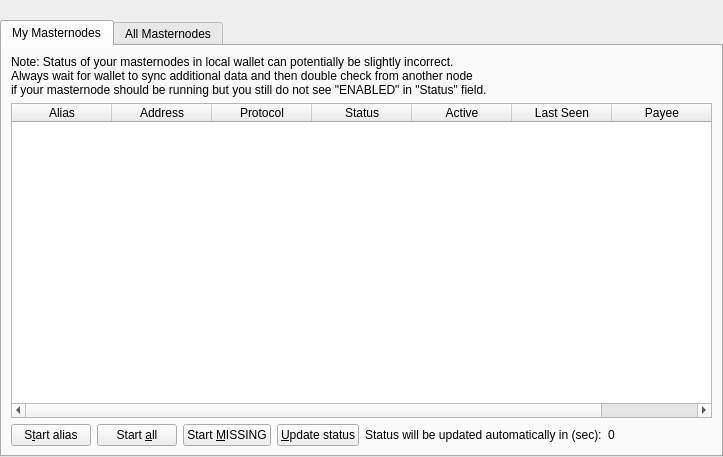
<?xml version="1.0" encoding="UTF-8"?>
<ui version="4.0">
 <class>MasternodeList</class>
 <widget class="QWidget" name="MasternodeList">
  <property name="geometry">
   <rect>
    <x>0</x>
    <y>0</y>
    <width>723</width>
    <height>457</height>
   </rect>
  </property>
  <property name="windowTitle">
   <string>Form</string>
  </property>
  <layout class="QVBoxLayout" name="topLayout">
   <property name="leftMargin">
    <number>0</number>
   </property>
   <property name="topMargin">
    <number>0</number>
   </property>
   <property name="rightMargin">
    <number>0</number>
   </property>
   <property name="bottomMargin">
    <number>0</number>
   </property>
   <item>
    <layout class="QVBoxLayout" name="verticalLayout">
     <property name="bottomMargin">
      <number>0</number>
     </property>
     <item>
      <spacer name="horizontalSpacer0">
       <property name="orientation">
        <enum>Qt::Horizontal</enum>
       </property>
       <property name="sizeHint" stdset="0">
        <size>
         <width>40</width>
         <height>20</height>
        </size>
       </property>
      </spacer>
     </item>
     <item>
      <widget class="QTabWidget" name="tabWidget">
       <property name="currentIndex">
        <number>0</number>
       </property>
       <widget class="QWidget" name="tabMyMasternodes">
        <attribute name="title">
         <string>My Masternodes</string>
        </attribute>
        <layout class="QGridLayout" name="gridLayout_2">
         <item row="0" column="0">
          <layout class="QVBoxLayout" name="verticalLayout_2">
           <property name="bottomMargin">
            <number>0</number>
           </property>
           <item>
            <layout class="QHBoxLayout" name="horizontalLayout_note">
             <property name="bottomMargin">
              <number>0</number>
             </property>
             <item>
              <widget class="QLabel" name="updateNote">
               <property name="text">
                <string>Note: Status of your masternodes in local wallet can potentially be slightly incorrect.&lt;br /&gt;Always wait for wallet to sync additional data and then double check from another node&lt;br /&gt;if your masternode should be running but you still do not see "ENABLED" in "Status" field.</string>
               </property>
              </widget>
             </item>
            </layout>
           </item>
           <item>
            <widget class="QTableWidget" name="tableWidgetMyMasternodes">
             <property name="minimumSize">
              <size>
               <width>695</width>
               <height>0</height>
              </size>
             </property>
             <property name="editTriggers">
              <set>QAbstractItemView::NoEditTriggers</set>
             </property>
             <property name="alternatingRowColors">
              <bool>true</bool>
             </property>
             <property name="selectionMode">
              <enum>QAbstractItemView::SingleSelection</enum>
             </property>
             <property name="selectionBehavior">
              <enum>QAbstractItemView::SelectRows</enum>
             </property>
             <property name="sortingEnabled">
              <bool>true</bool>
             </property>
             <attribute name="horizontalHeaderStretchLastSection">
              <bool>true</bool>
             </attribute>
             <attribute name="ResizeMode">
              <enum>QHeaderView::Interactive</enum>
             </attribute>
             <attribute name="ResizeMode">
              <enum>QHeaderView::Interactive</enum>
             </attribute>
             <column>
              <property name="text">
               <string>Alias</string>
              </property>
             </column>
             <column>
              <property name="text">
               <string>Address</string>
              </property>
             </column>
             <column>
              <property name="text">
               <string>Protocol</string>
              </property>
             </column>
             <column>
              <property name="text">
               <string>Status</string>
              </property>
             </column>
             <column>
              <property name="text">
               <string>Active</string>
              </property>
             </column>
             <column>
              <property name="text">
               <string>Last Seen</string>
              </property>
             </column>
             <column>
              <property name="text">
               <string>Payee</string>
              </property>
             </column>
            </widget>
           </item>
           <item>
            <layout class="QHBoxLayout" name="horizontalLayout_5">
             <property name="bottomMargin">
              <number>0</number>
             </property>
             <item>
              <widget class="QPushButton" name="startButton">
               <property name="text">
                <string>S&amp;tart alias</string>
               </property>
              </widget>
             </item>
             <item>
              <widget class="QPushButton" name="startAllButton">
               <property name="text">
                <string>Start &amp;all</string>
               </property>
              </widget>
             </item>
             <item>
              <widget class="QPushButton" name="startMissingButton">
               <property name="text">
                <string>Start &amp;MISSING</string>
               </property>
              </widget>
             </item>
             <item>
              <widget class="QPushButton" name="UpdateButton">
               <property name="text">
                <string>&amp;Update status</string>
               </property>
              </widget>
             </item>
             <item>
              <widget class="QLabel" name="autoupdate_label">
               <property name="text">
                <string>Status will be updated automatically in (sec):</string>
               </property>
              </widget>
             </item>
             <item>
              <widget class="QLabel" name="secondsLabel">
               <property name="text">
                <string>0</string>
               </property>
              </widget>
             </item>
             <item>
              <spacer name="horizontalSpacer_5">
               <property name="orientation">
                <enum>Qt::Horizontal</enum>
               </property>
               <property name="sizeHint" stdset="0">
                <size>
                 <width>40</width>
                 <height>20</height>
                </size>
               </property>
              </spacer>
             </item>
            </layout>
           </item>
          </layout>
         </item>
        </layout>
       </widget>
       <widget class="QWidget" name="tabAllMasternodes">
        <attribute name="title">
         <string>All Masternodes</string>
        </attribute>
        <layout class="QGridLayout" name="gridLayout">
         <item row="1" column="0">
          <widget class="QTableWidget" name="tableWidgetMasternodes">
           <property name="editTriggers">
            <set>QAbstractItemView::NoEditTriggers</set>
           </property>
           <property name="alternatingRowColors">
            <bool>true</bool>
           </property>
           <property name="selectionBehavior">
            <enum>QAbstractItemView::SelectRows</enum>
           </property>
           <property name="sortingEnabled">
            <bool>true</bool>
           </property>
           <attribute name="horizontalHeaderStretchLastSection">
            <bool>true</bool>
           </attribute>
           <attribute name="ResizeMode">
            <enum>QHeaderView::Interactive</enum>
           </attribute>
           <attribute name="ResizeMode">
            <enum>QHeaderView::Interactive</enum>
           </attribute>
           <column>
            <property name="text">
             <string>Address</string>
            </property>
           </column>
           <column>
            <property name="text">
             <string>Protocol</string>
            </property>
           </column>
           <column>
            <property name="text">
             <string>Status</string>
            </property>
           </column>
           <column>
            <property name="text">
             <string>Active</string>
            </property>
           </column>
           <column>
            <property name="text">
             <string>Last Seen</string>
            </property>
           </column>
           <column>
            <property name="text">
             <string>Payee</string>
            </property>
           </column>
          </widget>
         </item>
         <item row="0" column="0">
          <layout class="QHBoxLayout" name="horizontalLayout_3">
           <property name="bottomMargin">
            <number>0</number>
           </property>
           <item>
            <widget class="QLabel" name="label_filter">
             <property name="text">
              <string>Filter List:</string>
             </property>
            </widget>
           </item>
           <item>
            <widget class="QLineEdit" name="filterLineEdit">
             <property name="toolTip">
              <string>Filter masternode list</string>
             </property>
            </widget>
           </item>
           <item>
            <spacer name="horizontalSpacer_3">
             <property name="orientation">
              <enum>Qt::Horizontal</enum>
             </property>
             <property name="sizeHint" stdset="0">
              <size>
               <width>10</width>
               <height>20</height>
              </size>
             </property>
            </spacer>
           </item>
           <item>
            <widget class="QLabel" name="label_count">
             <property name="text">
              <string>Node Count:</string>
             </property>
            </widget>
           </item>
           <item>
            <widget class="QLabel" name="countLabel">
             <property name="text">
              <string>0</string>
             </property>
            </widget>
           </item>
          </layout>
         </item>
        </layout>
       </widget>
      </widget>
     </item>
    </layout>
   </item>
  </layout>
 </widget>
 <resources/>
 <connections/>
</ui>
